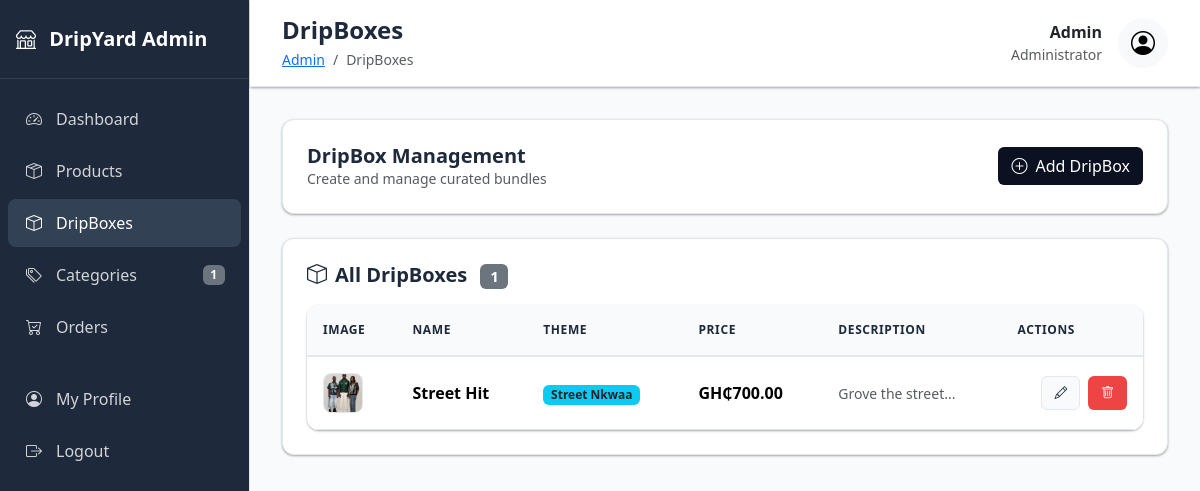
/admin/dripboxes.php (signed in), run on the app's committed database.
### tables this page shows
CREATE TABLE `users` (
  `id` int(10) UNSIGNED NOT NULL,
  `name` varchar(255) NOT NULL,
  `email` varchar(255) NOT NULL,
  `password` varchar(255) NOT NULL,
  `profile_image` varchar(255) DEFAULT NULL,
  `role` varchar(20) NOT NULL DEFAULT 'customer',
  `created_at` timestamp NOT NULL DEFAULT current_timestamp()
);

CREATE TABLE `sunnydripboxes` (
  `id` int(10) UNSIGNED NOT NULL,
  `name` varchar(255) NOT NULL,
  `theme` varchar(255) DEFAULT NULL,
  `description` text DEFAULT NULL,
  `price` decimal(10,2) NOT NULL,
  `image` varchar(255) DEFAULT NULL,
  `created_at` timestamp NOT NULL DEFAULT current_timestamp()
);

### backend/auth.php (called while the page is built, shortened)
<?php
function getCurrentUser(): ?array
{
    static $cachedUser = null;
    if ($cachedUser !== null) {
        return $cachedUser;
    }
    $pdo = getPDO();
    $stmt = $pdo->prepare('SELECT id, name, email, role, profile_image, created_at FROM users WHERE id = ? LIMIT 1');
    $stmt->execute([$_SESSION['user_id']]);
    $user = $stmt->fetch();
    $cachedUser = $user;
    return $cachedUser;
}
function requireAdmin() {
    $user = getCurrentUser();
}

### backend/currency.php (called while the page is built, shortened)
<?php
class CurrencyManager {
    private static $currencies = [
        'GHS' => [
            'name' => 'Ghanaian Cedi',
            'symbol' => 'GH₵',
            'code' => 'GHS',
            'rate' => 1.0,
            'flag' => '🇬🇭',
            'countries' => ['GH']
        ],
        'NGN' => [
            'name' => 'Nigerian Naira',
            'symbol' => '₦',
            'code' => 'NGN',
            'rate' => 66.67,
            'flag' => '🇳🇬',
            'countries' => ['NG']
        ],
        'USD' => [
            'name' => 'US Dollar',
            'symbol' => '$',
            'code' => 'USD',
            'rate' => 0.087,
            'flag' => '🇺🇸',
            'countries' => ['US', 'CA', 'PR', 'VI', 'GU', 'AS']
        ],
        'GBP' => [
            'name' => 'British Pound',
            'symbol' => '£',
            'code' => 'GBP',
            'rate' => 0.067,
            'flag' => '🇬🇧',
            'countries' => ['GB', 'GG', 'JE', 'IM']
        ],
        'EUR' => [
            'name' => 'Euro',
            'symbol' => '€',
            'code' => 'EUR',
            'rate' => 0.080,
            'flag' => '🇪🇺',
            'countries' => ['DE', 'FR', 'IT', 'ES', 'NL', 'BE', 'AT', 'PT', 'FI', 'IE', 'GR', 'LU', 'CY', 'MT', 'SI', 'SK', 'EE', 'LV', 'LT']
        ],
        'CAD' => [
            'name' => 'Canadian Dollar',
            'symbol' => 'C$',
            'code' => 'CAD',
            'rate' => 0.120,
            'flag' => '🇨🇦',
            'countries' => ['CA']
        ],
        'AUD' => [
            'name' => 'Australian Dollar',
            'symbol' => 'A$',
            'code' => 'AUD',
            'rate' => 0.133,
            'flag' => '🇦🇺',
            'countries' => ['AU', 'NF', 'CX', 'CC']
        ]
    ];
    public static function getCurrentCurrency() {
        return 'GHS';
    }
    public static function formatPrice($amountGHS, $currencyCode = null) {
        if ($currencyCode === null) {
            $currencyCode = self::getCurrentCurrency();
        }
        $currency = self::$currencies[$currencyCode];
        $convertedAmount = $amountGHS * $currency['rate'];
        switch ($currencyCode) {
            case 'GHS':
                return $currency['symbol'] . number_format($convertedAmount, 2);
        }
    }
}
?>

### public/admin/dripboxes.php (the view, shortened to what this page needs)
<?php
$pageTitle = 'DripBoxes';
$basePath = '../..';
require_once __DIR__ . '/../../backend/auth.php';
require_once __DIR__ . '/../../backend/currency.php';
requireAdmin();
$pdo = getPDO();
$stmtBoxes = $pdo->query('SELECT * FROM sunnydripboxes ORDER BY created_at DESC');
$boxes = $stmtBoxes->fetchAll();
include __DIR__ . '/../partials/admin_header.php';
?>
<div class="admin-card mb-4">
    <div class="card-body">
        <div class="row align-items-center">
            <div class="col-md-6">
                <h5 class="card-title mb-0">DripBox Management</h5>
                <p class="text-muted small mb-0">Create and manage curated bundles</p>
            </div>
            <div class="col-md-6 text-md-end mt-3 mt-md-0">
                <a href="new-dripbox.php" class="btn btn-admin-primary">
                    <i class="bi bi-plus-circle me-2"></i>Add DripBox
                </a>
            </div>
        </div>
    </div>
</div>
<div class="admin-card">
    <div class="card-body">
        <div class="d-flex justify-content-between align-items-center mb-3">
            <h5 class="card-title mb-0">
                <i class="bi bi-box me-2"></i>All DripBoxes
                <span class="badge bg-secondary ms-2"><?php echo count($boxes); ?></span>
            </h5>
        </div>
        <?php if (empty($boxes)): ?>
            <div class="text-center py-5">
                <i class="bi bi-box fs-1 text-muted mb-3"></i>
                <h6 class="text-muted">No DripBox bundles yet</h6>
                <p class="text-muted small">Create curated outfit bundles for your customers</p>
                <a href="new-dripbox.php" class="btn btn-admin-primary">Create DripBox</a>
            </div>
        <?php else: ?>
            <div class="table-responsive admin-table">
                <table class="table">
                    <thead>
                        <tr>
                            <th>Image</th>
                            <th>Name</th>
                            <th>Theme</th>
                            <th>Price</th>
                            <th>Description</th>
                            <th>Actions</th>
                        </tr>
                    </thead>
                    <tbody>
                        <?php foreach ($boxes as $box): ?>
                            <tr>
                                <td>
                                    <div class="product-image">
                                        <?php if (!empty($box['image'])): ?>
                                            <img src="<?php echo $basePath; ?>/assets/images/dripboxes/<?php echo htmlspecialchars($box['image']); ?>"
                                                 alt="<?php echo htmlspecialchars($box['name']); ?>"
                                                 style="width: 40px; height: 40px; object-fit: cover; border: 1px solid #e2e8f0; border-radius: 0.5rem;">
                                        <?php else: ?>
                                            <div class="product-image-placeholder"></div>
                                        <?php endif; ?>
                                    </div>
                                </td>
                                <td class="fw-semibold"><?php echo htmlspecialchars($box['name']); ?></td>
                                <td><span class="badge bg-info text-dark"><?php echo htmlspecialchars($box['theme']); ?></span></td>
                                <td class="fw-semibold"><?php echo CurrencyManager::formatPrice($box['price']); ?></td>
                                <td class="text-muted small"><?php echo htmlspecialchars(substr($box['description'], 0, 60) . '...'); ?></td>
                                <td>
                                    <div class="table-actions">
                                        <a class="btn btn-sm btn-admin-secondary" href="edit-dripbox.php?id=<?php echo (int)$box['id']; ?>">
                                            <i class="bi bi-pencil"></i>
                                        </a>
                                        <form method="post" class="d-inline" onsubmit="return confirm('Delete this DripBox?');">
                                            <button type="submit" class="btn btn-sm btn-admin-danger">
                                                <i class="bi bi-trash"></i>
                                            </button>
                                        </form>
                                    </div>
                                </td>
                            </tr>
                        <?php endforeach; ?>
                    </tbody>
                </table>
            </div>
        <?php endif; ?>
    </div>
</div>
<?php include __DIR__ . '/../partials/admin_footer.php'; ?>

### public/partials/admin_header.php (shortened to what this page needs)
<?php
require_once __DIR__ . '/../../backend/auth.php';
$currentUser = getCurrentUser();
$pdo = getPDO();
$adminStats = [
    'products' => (int)$pdo->query('SELECT COUNT(*) AS c FROM products')->fetch()['c'],
    'categories' => (int)$pdo->query('SELECT COUNT(*) AS c FROM categories')->fetch()['c'],
    'orders' => (int)$pdo->query('SELECT COUNT(*) AS c FROM orders')->fetch()['c'],
    'users' => (int)$pdo->query('SELECT COUNT(*) AS c FROM users')->fetch()['c'],
    'pending_orders' => (int)$pdo->query('SELECT COUNT(*) AS c FROM orders WHERE status = "pending"')->fetch()['c'],
];
?>
<!doctype html>
<html lang="en">
<head>
    <link href="https://cdn.jsdelivr.net/npm/bootstrap@5.3.3/dist/css/bootstrap.min.css" rel="stylesheet">
    <link href="https://cdn.jsdelivr.net/npm/bootstrap-icons@1.11.3/font/bootstrap-icons.css" rel="stylesheet">
    <link href="<?php echo $basePath; ?>/assets/css/admin.css" rel="stylesheet">
</head>
<body>
<div class="admin-wrapper">
    <div class="admin-sidebar" id="adminSidebar">
        <div class="navbar-brand">
            <i class="bi bi-shop me-2"></i>
            DripYard Admin
        </div>
        <ul class="admin-nav">
            <li class="admin-nav-item">
                <a href="<?php echo $basePath; ?>/public/admin/dashboard.php" class="admin-nav-link <?php echo basename($_SERVER['PHP_SELF']) === 'dashboard.php' ? 'active' : ''; ?>">
                    <i class="bi bi-speedometer2"></i>
                    Dashboard
                </a>
            </li>
            <li class="admin-nav-item">
                <a href="<?php echo $basePath; ?>/public/admin/products.php" class="admin-nav-link <?php echo basename($_SERVER['PHP_SELF']) === 'products.php' || basename($_SERVER['PHP_SELF']) === 'new-product.php' || basename($_SERVER['PHP_SELF']) === 'edit-product.php' ? 'active' : ''; ?>">
                    <i class="bi bi-box-seam"></i>
                    Products
                </a>
            </li>
            <li class="admin-nav-item">
                <a href="<?php echo $basePath; ?>/public/admin/dripboxes.php" class="admin-nav-link <?php echo basename($_SERVER['PHP_SELF']) === 'dripboxes.php' || basename($_SERVER['PHP_SELF']) === 'new-dripbox.php' || basename($_SERVER['PHP_SELF']) === 'edit-dripbox.php' ? 'active' : ''; ?>">
                    <i class="bi bi-box"></i>
                    DripBoxes
                </a>
            </li>
            <li class="admin-nav-item">
                <a href="<?php echo $basePath; ?>/public/admin/categories.php" class="admin-nav-link <?php echo basename($_SERVER['PHP_SELF']) === 'categories.php' ? 'active' : ''; ?>">
                    <i class="bi bi-tags"></i>
                    Categories
                    <?php if ($adminStats['categories'] > 0): ?>
                        <span class="badge bg-secondary ms-auto"><?php echo $adminStats['categories']; ?></span>
                    <?php endif; ?>
                </a>
            </li>
            <li class="admin-nav-item">
                <a href="<?php echo $basePath; ?>/public/admin/orders.php" class="admin-nav-link <?php echo basename($_SERVER['PHP_SELF']) === 'orders.php' ? 'active' : ''; ?>">
                    <i class="bi bi-cart-check"></i>
                    Orders
                </a>
            </li>
            <li class="admin-nav-item mt-4">
                <a href="<?php echo $basePath; ?>/public/admin/profile.php" class="admin-nav-link <?php echo basename($_SERVER['PHP_SELF']) === 'profile.php' ? 'active' : ''; ?>">
                    <i class="bi bi-person-circle"></i>
                    My Profile
                </a>
            </li>
            <li class="admin-nav-item">
                <a href="<?php echo $basePath; ?>/public/logout.php" class="admin-nav-link">
                    <i class="bi bi-box-arrow-right"></i>
                    Logout
                </a>
            </li>
        </ul>
    </div>
    <div class="admin-main">
        <div class="admin-header">
            <div class="d-flex justify-content-between align-items-center">
                <div class="d-flex align-items-center">
                    <div>
                        <h1 class="page-title mb-1"><?php echo htmlspecialchars($pageTitle ?? 'Dashboard'); ?></h1>
                        <nav aria-label="breadcrumb">
                            <ol class="breadcrumb">
                                <li class="breadcrumb-item"><a href="<?php echo $basePath; ?>/public/admin/dashboard.php">Admin</a></li>
                                <li class="breadcrumb-item active"><?php echo htmlspecialchars($pageTitle ?? 'Dashboard'); ?></li>
                            </ol>
                        </nav>
                    </div>
                </div>
                <div class="d-flex align-items-center gap-3">
                    <div class="text-end">
                        <div class="fw-semibold"><?php echo htmlspecialchars($currentUser['name']); ?></div>
                        <div class="text-muted small"><?php echo $currentUser['role'] === 'super_admin' ? 'Super Administrator' : 'Administrator'; ?></div>
                    </div>
                    <div class="dropdown">
                        <button class="btn btn-light rounded-circle" type="button" data-bs-toggle="dropdown">
                            <i class="bi bi-person-circle fs-4"></i>
                        </button>
                    </div>
                </div>
            </div>
        </div>
        <div class="admin-content">

### data on the page
users: name "Admin"
sunnydripboxes: image (picture), name "Street Hit", theme "Street Nkwaa", price "GH₵700.00", description "Grove the street..."

### other printed values
$adminStats['categories'] "1"
$pageTitle "DripBoxes"
count($boxes) "1"
